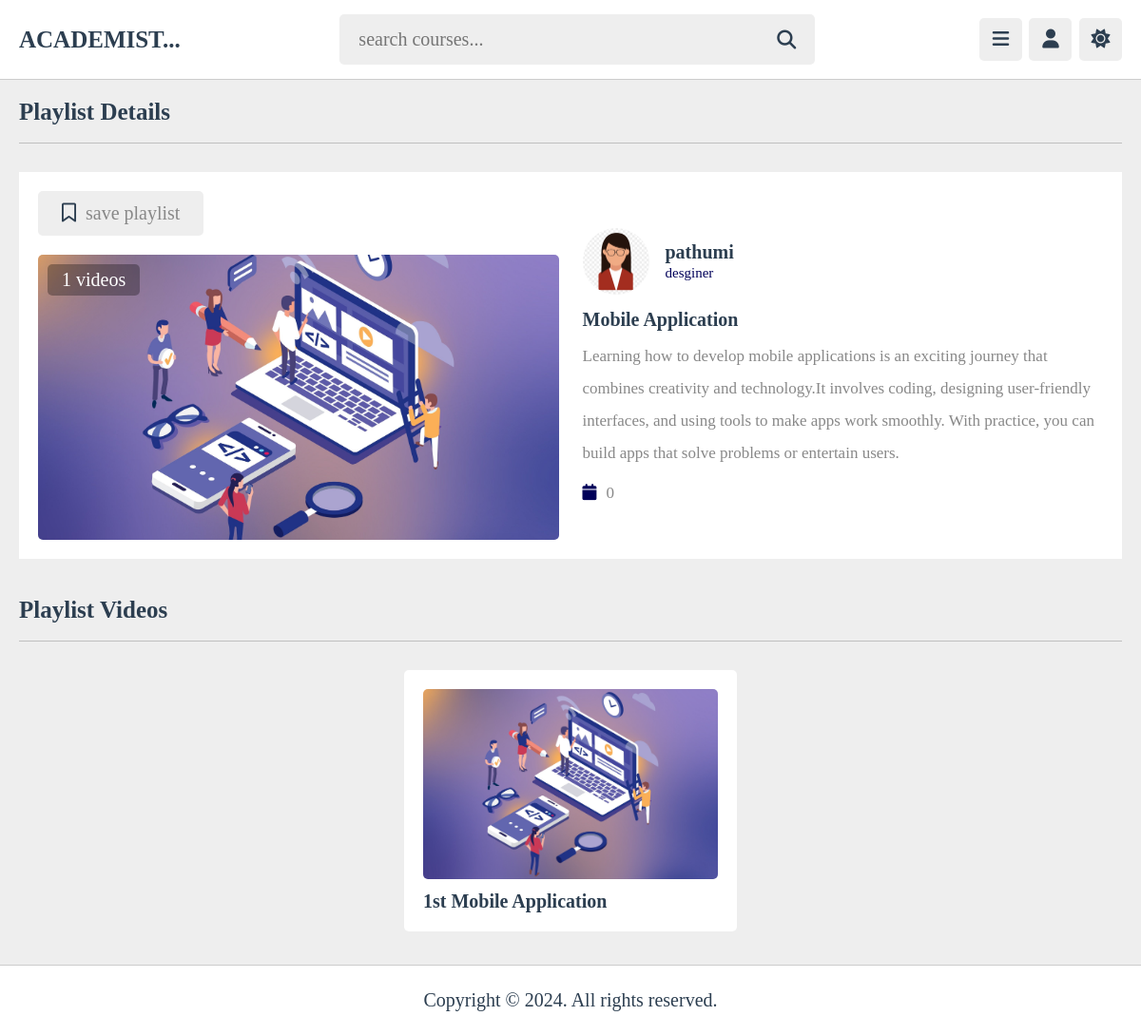
Page /playlist.php?get_id=Mgkk3WnKfsaaYxSheYSI (signed in) on the committed database.
### tables this page shows
CREATE TABLE IF NOT EXISTS `playlist` (
  `id` varchar(20) NOT NULL,
  `tutor_id` varchar(20) NOT NULL,
  `title` varchar(100) NOT NULL,
  `description` varchar(1000) NOT NULL,
  `thumb` varchar(100) NOT NULL,
  `date` int NOT NULL,
  `status` varchar(20) NOT NULL DEFAULT 'deactive'
);

CREATE TABLE IF NOT EXISTS `tutors` (
  `id` varchar(20) NOT NULL,
  `name` varchar(50) NOT NULL,
  `profession` varchar(50) NOT NULL,
  `email` varchar(50) NOT NULL,
  `password` varchar(50) NOT NULL,
  `failed_attempts` int DEFAULT '0',
  `last_failed_time` int DEFAULT NULL,
  `image` varchar(100) NOT NULL,
  `user_id` varchar(20) NOT NULL
);

CREATE TABLE IF NOT EXISTS `content` (
  `id` varchar(20) NOT NULL,
  `tutor_id` varchar(20) NOT NULL,
  `playlist_id` varchar(20) NOT NULL,
  `title` varchar(100) NOT NULL,
  `description` varchar(1000) NOT NULL,
  `video` varchar(100) NOT NULL,
  `thumb` varchar(100) NOT NULL,
  `date` int NOT NULL,
  `status` varchar(20) NOT NULL DEFAULT 'deactive'
);

### playlist.php (the view, shortened to what this page needs)
<?php
include 'components/connect.php';
if(isset($_COOKIE['user_id'])){
   $user_id = $_COOKIE['user_id'];
}else{
   $user_id = '';
}
if(isset($_GET['get_id'])){
   $get_id = $_GET['get_id'];
}else{
   $get_id = '';
   header('location:home.php');
}
?>
<!DOCTYPE html>
<html lang="en">
<head>
   <link rel="stylesheet" href="https://cdnjs.cloudflare.com/ajax/libs/font-awesome/6.2.0/css/all.min.css">
   <link rel="stylesheet" href="css/style.css">
</head>
<body>
<?php include 'components/user_header.php'; ?>
<section class="playlist">
   <h1 class="heading">playlist details</h1>
   <div class="row">
      <?php
         $select_playlist = $conn->prepare("SELECT * FROM `playlist` WHERE id = ? and status = ? LIMIT 1");
         $select_playlist->execute([$get_id, 'active']);
         if($select_playlist->rowCount() > 0){
            $fetch_playlist = $select_playlist->fetch(PDO::FETCH_ASSOC);
            $playlist_id = $fetch_playlist['id'];
            $count_videos = $conn->prepare("SELECT * FROM `content` WHERE playlist_id = ?");
            $count_videos->execute([$playlist_id]);
            $total_videos = $count_videos->rowCount();
            $select_tutor = $conn->prepare("SELECT * FROM `tutors` WHERE id = ? LIMIT 1");
            $select_tutor->execute([$fetch_playlist['tutor_id']]);
            $fetch_tutor = $select_tutor->fetch(PDO::FETCH_ASSOC);
            $select_bookmark = $conn->prepare("SELECT * FROM `bookmark` WHERE user_id = ? AND playlist_id = ?");
            $select_bookmark->execute([$user_id, $playlist_id]);
      ?>
      <div class="col">
         <form action="" method="post" class="save-list">
            <?php
               if($select_bookmark->rowCount() > 0){
            ?>
            <button type="submit" name="save_list"><i class="fas fa-bookmark"></i><span>saved</span></button>
            <?php
               }else{
            ?>
               <button type="submit" name="save_list"><i class="far fa-bookmark"></i><span>save playlist</span></button>
            <?php
               }
            ?>
         </form>
         <div class="thumb">
            <span><?= $total_videos; ?> videos</span>
            <img src="uploaded_files/<?= $fetch_playlist['thumb']; ?>" alt="">
         </div>
      </div>
      <div class="col">
         <div class="tutor">
            <img src="uploaded_files/<?= $fetch_tutor['image']; ?>" alt="">
            <div>
               <h3><?= $fetch_tutor['name']; ?></h3>
               <span><?= $fetch_tutor['profession']; ?></span>
            </div>
         </div>
         <div class="details">
            <h3><?= $fetch_playlist['title']; ?></h3>
            <p><?= $fetch_playlist['description']; ?></p>
            <div class="date"><i class="fas fa-calendar"></i><span><?= $fetch_playlist['date']; ?></span></div>
         </div>
      </div>
      <?php
         }else{
            echo '<p class="empty">this playlist was not found!</p>';
         }
      ?>
   </div>
</section>
<section class="videos-container">
   <h1 class="heading">playlist videos</h1>
   <div class="box-container">
      <?php
         $select_content = $conn->prepare("SELECT * FROM `content` WHERE playlist_id = ? AND status = ? ORDER BY date DESC");
         $select_content->execute([$get_id, 'active']);
         if($select_content->rowCount() > 0){
            while($fetch_content = $select_content->fetch(PDO::FETCH_ASSOC)){
      ?>
      <a href="watch_video.php?get_id=<?= $fetch_content['id']; ?>" class="box">
         <img src="uploaded_files/<?= $fetch_content['thumb']; ?>" alt="">
         <h3><?= $fetch_content['title']; ?></h3>
      </a>
      <?php
            }
         }else{
            echo '<p class="empty">no videos added yet!</p>';
         }
      ?>
   </div>
</section>
<?php include 'components/footer.php'; ?>
</body>
</html>

### components/user_header.php (shortened to what this page needs)
<header class="header">
   <section class="flex">
      <a href="index.php" class="logo">ACADEMIST...</a>
      <form action="search_course.php" method="post" class="search-form">
         <input type="text" name="search_course" placeholder="search courses..." required maxlength="100">
         <button type="submit" class="fas fa-search" name="search_course_btn"></button>
      </form>
      <div class="icons">
         <div id="menu-btn" class="fas fa-bars"></div>
         <div id="user-btn" class="fas fa-user"></div>
         <div id="toggle-btn" class="fas fa-sun"></div>
      </div>
   </section>
</header>

### components/footer.php
<footer class="footer">
        Copyright © 2024. All rights reserved.
</footer>

### css/style.css (style rules this page uses)
:root { --main-color:#000059; --blue :#000059; --red:#e74c3c; --oragen:#720000; --white:#fff; --black:#2c3e50; --light-color:#888; --light-bg:#eee; --gray:##b5b5b5; --border:.1rem solid rgba(0,0,0,.2); }
* { font-family: "Lisu Bosa", serif; margin: 0; padding: 0; box-sizing: border-box; outline: none; border: none; text-decoration: none; }
html { font-size: 62.5%; overflow-x: hidden; }
body { background-color: var(--light-bg); padding-left: 30rem; }
section { padding:2rem; max-width: 1200px; margin: 0 auto; }
.heading { padding-bottom: 1.8rem; border-bottom: var(--border); font-size: 2.5rem; color: var(--black); text-transform: capitalize; margin-bottom: 3rem; }
.header { background-color: var(--white); border-bottom: var(--border); position: sticky; top: 0; left: 0; right: 0; z-index: 1000; }
.header .flex { padding: 1.5rem 2rem; position: relative; display: flex; align-items: center; justify-content: space-between; }
.header .flex .logo { font-size: 2.5rem; color: var(--black); font-weight: bolder; }
.header .flex .search-form { width: 50rem; border-radius: .5rem; display: flex; align-items: center; gap: 2rem; padding: 1.5rem 2rem; background-color: var(--light-bg); }
.header .flex .search-form input { width: 100%; background:none; font-size: 2rem; color: var(--black); }
.header .flex .search-form button { font-size: 2rem; color: var(--black); cursor: pointer; background: none; }
.header .flex .icons div { font-size: 2rem; color: var(--black); border-radius: .5rem; height: 4.5rem; cursor: pointer; width: 4.5rem; line-height: 4.4rem; background-color: var(--light-bg); text-align: center; margin-left: .5rem; }
.playlist .row { display: flex; align-items: center; gap:2.5rem; flex-wrap: wrap; padding: 2rem; background-color: var(--white); }
.playlist .row .col { flex: 1 1 40rem; }
.playlist .row .col .save-list button { font-size: 2rem; border-radius: .5rem; background-color: var(--light-bg); padding: 1.2rem 2.5rem; cursor: pointer; margin-bottom: 2rem; }
.playlist .row .col .save-list button i { color: var(--black); margin-right: 1rem; }
.playlist .row .col .save-list button span { color: var(--light-color); }
.playlist .row .col .thumb { position: relative; height: 30rem; }
.playlist .row .col .thumb span { position: absolute; top: 1rem; left: 1rem; border-radius: .5rem; padding: .5rem 1.5rem; font-size: 2rem; color: #fff; background-color: rgba(0,0,0,.3); }
.playlist .row .col .thumb img { width: 100%; height: 100%; border-radius: .5rem; object-fit: cover; }
.playlist .row .col .tutor { display: flex; align-items: center; gap: 1.7rem; }
.playlist .row .col .tutor img { height: 7rem; width: 7rem; border-radius: 50%; object-fit: cover; }
.playlist .row .col .tutor h3 { font-size: 2rem; color: var(--black); margin-bottom: .2rem; }
.playlist .row .col .tutor span { color: var(--main-color); font-size: 1.5rem; }
.playlist .row .col .details { padding-top: 1.5rem; }
.playlist .row .col .details h3 { font-size: 2rem; color: var(--black); }
.playlist .row .col .details p { padding: 1rem 0; line-height: 2; color: var(--light-color); font-size: 1.7rem; }
.playlist .row .col .details .date { font-size: 1.7rem; padding-top: .5rem; }
.playlist .row .col .details .date i { color: var(--main-color); margin-right: 1rem; }
.playlist .row .col .details .date span { color: var(--light-color); }
.videos-container .box-container { display: grid; grid-template-columns: repeat(auto-fit, 35rem); gap: 1.5rem; align-items: flex-start; justify-content: center; }
.videos-container .box-container .box { position: relative; border-radius: .5rem; padding: 2rem; background-color: var(--white); }
.videos-container .box-container .box img { height: 20rem; width: 100%; border-radius: .5rem; object-fit: cover; }
.videos-container .box-container .box h3 { font-size: 2rem; color: var(--black); margin-top: 1rem; }
.footer { position: sticky; bottom: 0; right: 0; left: 0; background-color: var(--white); border-top: var(--border); padding:2.5rem 2rem; text-align: center; color: var(--black); font-size: 2rem; margin-top: 1.5rem; z-index: 1000; }
@media (max-width:1200px) { body { padding-left: 0; } }

### rows in the picture
playlist: thumb (picture), title "Mobile Application", description "Learning how to develop mobile applications is an exciting journey that combines creativity and technology.It involves coding, designing user-friendly interfaces, and using tools to make apps work smoothly. With practice, you can build apps that solve problems or entertain users.", date "0"
tutors: image (picture), name "pathumi", profession "desginer"
content: thumb (picture), title "1st Mobile Application"

### other values in the picture
$total_videos "1"
